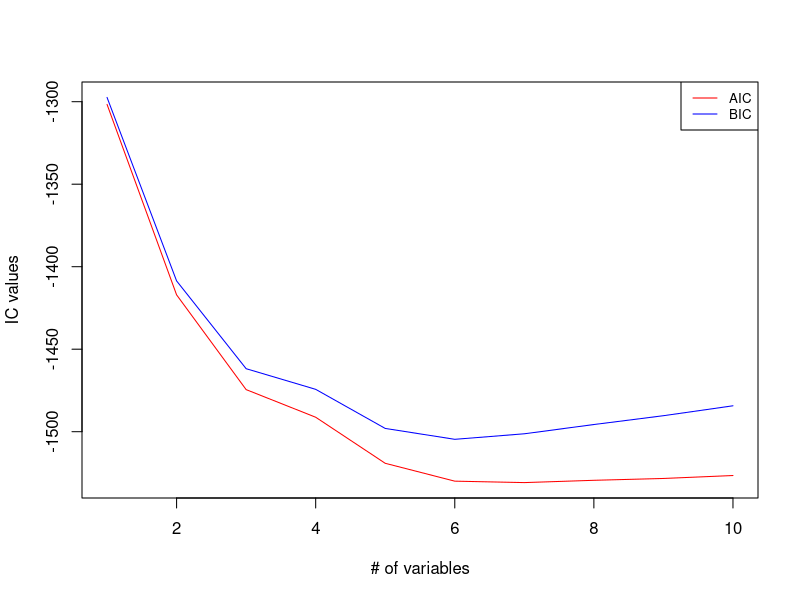

This chart was generated by the following R code:
# 第４章 情報量規準
## 4.1 情報量規準

RSS.min=function(X,y,T){
  m=ncol(T); S.min=Inf
  for(j in 1:m){
    q=T[,j]; S=sum((lm(y~X[,q])$fitted.values-y)^2)/n
  if(S<S.min){S.min=S; set.q=q}
  }
return(list(value=S.min,set=set.q))
}
library(MASS)
df=Boston; X=as.matrix(df[,c(1,3,5,6,7,8,10,11,12,13)]); y=df[[14]];
p=ncol(X); n=length(y)
AIC.min=Inf
for(k in 1:p){
  T=combn(1:p,k); res=RSS.min(X,y,T)
  AIC= n*log(res$value/n)+2*k ##
  if(AIC<AIC.min){AIC.min=AIC; set.min= res$set}
}
AIC.min
set.min

y.bar=mean(y); TSS=sum((y-y.bar)^2); D.max=-Inf
for(k in 1:p){
  T=combn(1:p,k); res=RSS.min(X,y,T)
  D= 1-res$value/(n-k-1)/TSS/(n-1); if(D>D.max){D.max=D ; set.max= res$set}
}
D.max
set.max

library(MASS)
df=Boston; X=as.matrix(df[,c(1,3,5,6,7,8,10,11,12,13)]); y=df[[14]];
n=nrow(X); p=ncol(X)
IC=function(k){
  T=combn(1:p,k); 
  res=RSS.min(X,y,T)
  AIC= n*log(res$value/n)+2*k; 
  BIC= n*log(res$value/n)+k*log(n)
  return(list(AIC=AIC,BIC=BIC))
}
AIC.seq=NULL; BIC.seq=NULL;
for(k in 1:p){AIC.seq=c(AIC.seq, IC(k)$AIC); BIC.seq=c(BIC.seq, IC(k)$BIC)}
plot(1:p, ylim=c(min(AIC.seq),max(BIC.seq)), type="n",xlab="# of variables", ylab="IC values")
lines(AIC.seq,col="red"); lines(BIC.seq,col="blue")
legend("topright",legend=c("AIC","BIC"), col=c("red","blue"), lwd=1, cex =.8)

# 4.2 有効推定量とFisher情報量行列
# 4.3 Kullback-Leibler情報量
# 4.4 赤池の情報量規準(AIC)の導出
